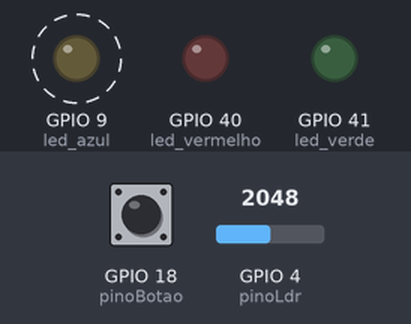
Recording of a sketch running on a simulated ESP32-S3. On the bench: output pins drawn as LEDs (lit = HIGH). Dashed ring = blinking. The test bench sets the inputs (shaded band); at power-on: GPIO 4 (pinoLdr) = 2048, GPIO 18 (pinoBotao) HIGH. WiFi joins after 1.5 s; servers stay silent unless stated; what the sketch prints to the serial monitor is not drawn.

Above: at 2.9 s.
3.0 s: GPIO 4 (pinoLdr) set to 622
6.5 s: GPIO 4 (pinoLdr) set to 559
At 8.1 s:
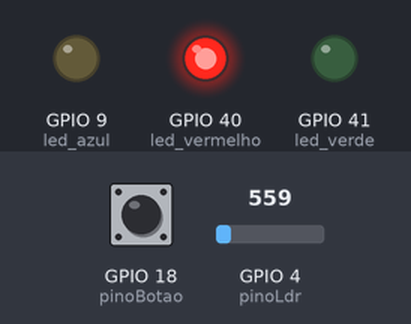
9.2 s: GPIO 4 (pinoLdr) set to 640
At 14.5 s:
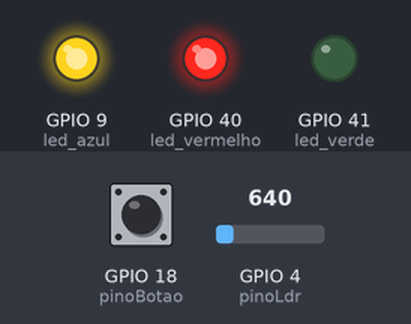
15.2 s: GPIO 4 (pinoLdr) set to 560
At 16.6 s:
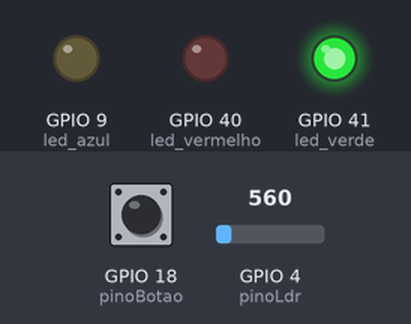
21.2 s: GPIO 4 (pinoLdr) set to 1228
At 25.5 s:
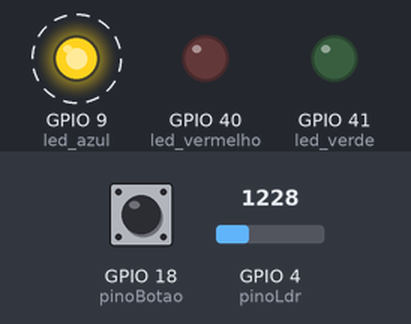
27.2 s: GPIO 4 (pinoLdr) set to 491
At 28.2 s:
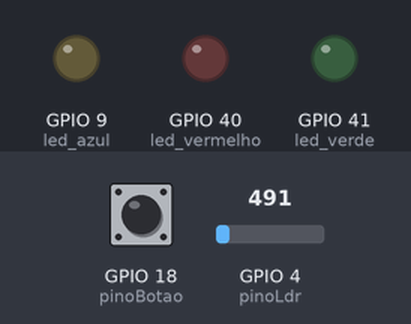
Timing chart, 0 to 30.2 s (numbered marks = the images above; inputs shaded):
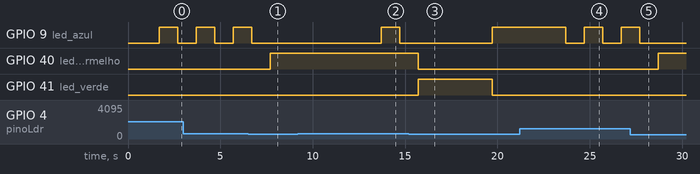

The sketch:

prova.ino
```cpp
#include <WiFi.h>
#include <HTTPClient.h>

#define led_azul 9 // Pino utilizado para controle do led azul
#define led_verde 41 // Pino utilizado para controle do led verda
#define led_vermelho 40 // Pino utilizado para controle do led vermelho
#define led_amarelo 9 // Pino utilizado para controle do led azul

const int pinoBotao = 18;  // número do pino de leitura do botão
int estadoBotao = 0;  // Variavel para armazenar o estado do botão 1 ou 0

const int pinoLdr = 4;  // Número do pino do sendor ldr
int threshold=600;

// Variável de controle do estado do semáforo
enum EstadoSemafaro { VERMELHO, AMARELO, VERDE };
EstadoSemafaro estadoAtual = VERMELHO;  // Estado inicial padrão

// Variáveis para controle de debounce
unsigned long ultimoTempoDebounce = 0;
unsigned long tempoDebounce = 50;
int ultimoEstadoBotao = LOW;
int contadorPressionamentos = 0;

void setup() {

  // Configuração inicial dos pinos para controle dos leds como OUTPUTs (saídas) do ESP32
  pinMode(led_azul,OUTPUT);
  pinMode(led_verde,OUTPUT);
  pinMode(led_vermelho,OUTPUT);

  //Exercicio 3) Inicialização das entradas
  pinMode(pinoBotao, INPUT); // Inicialização do botão
  pinMode(pinoLdr, INPUT); //Inicialização da entrada do ldr

  //Exercício 2) Iniciar os leds sempre apgadas na inicialização
  digitalWrite(led_azul, LOW);
  digitalWrite(led_verde, LOW);
  digitalWrite(led_vermelho, LOW);

  Serial.begin(9600); // Configuração para debug por interface serial entre ESP e computador com baud rate de 9600

  Serial.print("Connecting to WiFi");
  WiFi.begin("Wokwi-GUEST", "", 6); // Utilizar o parametro 6 para pular a varredura de rede Wi-fi, deixando o precesso mais rápido. seguindo a documentação: https://docs.wokwi.com/guides/esp32-wifi
  while (WiFi.status() != WL_CONNECTED) {
    delay(100);
    Serial.print(".");
  }
  Serial.println(" Conectado!");

  // Verifica estado do botão
  estadoBotao = digitalRead(pinoBotao);
  if (estadoBotao == HIGH) {
    Serial.println("Botão pressionado!");
  } else {
    Serial.println("Botão não pressionado!");
  }

  if(WiFi.status() == WL_CONNECTED){ // Se o ESP32 estiver conectado à Internet
    HTTPClient http;

    String serverPath = "http://www.google.com.br/"; // Endpoint da requisição HTTP

    http.begin(serverPath.c_str());

    int httpResponseCode = http.GET(); // Código do Resultado da Requisição HTTP

    if (httpResponseCode>0) {
      Serial.print("HTTP Response code: ");
      Serial.println(httpResponseCode);
      // String payload = http.getString(); //Comentar o payload, pois não há necessidade para este código
      // Serial.println(payload);
      }
    else {
      Serial.print("Error code: ");
      Serial.println(httpResponseCode);
      }
      http.end();
    }

  else {
    Serial.println("WiFi Disconnected");
  }
}

void modoNoturno(){
   digitalWrite(led_amarelo, HIGH);
   delay(1000); //Delay de 1s
   digitalWrite(led_amarelo, LOW);
}

// Função para verificar botão com debounce
bool verificarBotao() {
  bool mudanca = false;
  int leitura = digitalRead(pinoBotao);

  if (leitura != ultimoEstadoBotao) {
    ultimoTempoDebounce = millis();
  }

  if ((millis() - ultimoTempoDebounce) > tempoDebounce) {
    if (leitura != estadoBotao) {
      estadoBotao = leitura;
      if (estadoBotao == HIGH) {
        mudanca = true;
      }
    }
  }

  ultimoEstadoBotao = leitura;
  return mudanca;
}

// Função para enviar alerta HTTP
void enviarAlerta() {
  Serial.print("Enviar Alerta");
  if (WiFi.status() == WL_CONNECTED) {
    HTTPClient http;
    String serverPath = "http://www.google.com.br/";
    http.begin(serverPath.c_str());

    int httpResponseCode = http.GET();

    if (httpResponseCode > 0) {
      Serial.print("Código de resposta HTTP: ");
      Serial.println(httpResponseCode);
    } else {
      Serial.print("Erro no código: ");
      Serial.println(httpResponseCode);
    }
    http.end();
  }
}

void loop() {
  int statusLdr = analogRead(pinoLdr);

  if (statusLdr >= threshold) {
    modoNoturno();
  } else {
    digitalWrite(led_vermelho, LOW);
    digitalWrite(led_amarelo, LOW);
    digitalWrite(led_verde, LOW);

    // Verifica se o botão foi pressionado com debounce
    if (estadoAtual == VERMELHO && verificarBotao()) {
      Serial.println("Botão pressionado!");
      contadorPressionamentos++;

      if (contadorPressionamentos >= 3) {
        Serial.println("Enviando alerta HTTP!");
        enviarAlerta();
        contadorPressionamentos = 0;
      } else {
        delay(1000); // Espera 1 segundo após o pressionamento
        estadoAtual = VERDE;
      }
    }

    switch (estadoAtual) {
      case VERMELHO:
        digitalWrite(led_vermelho, HIGH);
        delay(5000);
        estadoAtual = VERDE;
        break;
      case AMARELO:
        digitalWrite(led_amarelo, HIGH);
        delay(2000);
        estadoAtual = VERMELHO;
        break;
      case VERDE:
        digitalWrite(led_verde, HIGH);
        delay(3000);
        estadoAtual = AMARELO;
        break;
    }
  }

  delay(1000); // Reduzido para melhor resposta do debounce
}
```

Measured:
- the behaviour switches between 600 and 599 on GPIO 4 (pinoLdr) (found by bisection; images 0 and 1)
- after the input at 6.5 s, GPIO 9 (led_azul): goes on until 6.7 s, then stays LOW; GPIO 40 (led_vermelho): LOW → HIGH after 1.2 s
- after the input at 9.2 s, GPIO 9 (led_azul): LOW → HIGH after 4.5 s, → LOW 1.0 s later; GPIO 40 (led_vermelho): stays HIGH (without the input it goes to LOW after 4.5 s); GPIO 41 (led_verde): stays LOW (without the input it goes to HIGH after 4.5 s)
- after the input at 15.2 s, GPIO 40 (led_vermelho): HIGH → LOW after 0.51 s; GPIO 41 (led_verde): LOW → HIGH after 0.51 s, → LOW 4.0 s later
- after the input at 21.2 s, GPIO 40 (led_vermelho): stays LOW (without the input it goes to HIGH after 1.5 s)
- after the input at 27.2 s, GPIO 9 (led_azul): goes on until 27.7 s, then stays LOW; GPIO 40 (led_vermelho): LOW → HIGH after 1.5 s
